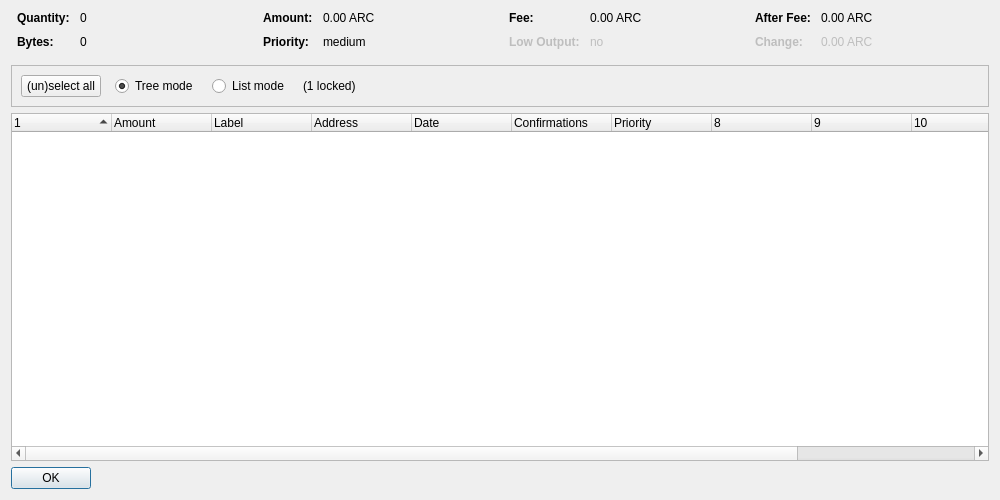
<?xml version="1.0" encoding="UTF-8"?>
<ui version="4.0">
 <class>CoinControlDialog</class>
 <widget class="QDialog" name="CoinControlDialog">
  <property name="geometry">
   <rect>
    <x>0</x>
    <y>0</y>
    <width>1000</width>
    <height>500</height>
   </rect>
  </property>
  <property name="windowTitle">
   <string>Coin Control Address Selection</string>
  </property>
  <layout class="QVBoxLayout" name="verticalLayout">
   <item>
    <layout class="QHBoxLayout" name="horizontalLayoutTop" stretch="0,0,0,0">
     <property name="topMargin">
      <number>0</number>
     </property>
     <property name="bottomMargin">
      <number>10</number>
     </property>
     <item>
      <layout class="QFormLayout" name="formLayoutCoinControl1">
       <property name="horizontalSpacing">
        <number>10</number>
       </property>
       <property name="verticalSpacing">
        <number>10</number>
       </property>
       <property name="leftMargin">
        <number>6</number>
       </property>
       <property name="rightMargin">
        <number>6</number>
       </property>
       <item row="0" column="0">
        <widget class="QLabel" name="labelCoinControlQuantityText">
         <property name="font">
          <font>
           <weight>75</weight>
           <bold>true</bold>
          </font>
         </property>
         <property name="text">
          <string>Quantity:</string>
         </property>
        </widget>
       </item>
       <item row="0" column="1">
        <widget class="QLabel" name="labelCoinControlQuantity">
         <property name="cursor">
          <cursorShape>IBeamCursor</cursorShape>
         </property>
         <property name="contextMenuPolicy">
          <enum>Qt::ActionsContextMenu</enum>
         </property>
         <property name="text">
          <string notr="true">0</string>
         </property>
         <property name="textInteractionFlags">
          <set>Qt::LinksAccessibleByMouse|Qt::TextSelectableByKeyboard|Qt::TextSelectableByMouse</set>
         </property>
        </widget>
       </item>
       <item row="1" column="0">
        <widget class="QLabel" name="labelCoinControlBytesText">
         <property name="font">
          <font>
           <weight>75</weight>
           <bold>true</bold>
          </font>
         </property>
         <property name="text">
          <string>Bytes:</string>
         </property>
        </widget>
       </item>
       <item row="1" column="1">
        <widget class="QLabel" name="labelCoinControlBytes">
         <property name="cursor">
          <cursorShape>IBeamCursor</cursorShape>
         </property>
         <property name="contextMenuPolicy">
          <enum>Qt::ActionsContextMenu</enum>
         </property>
         <property name="text">
          <string notr="true">0</string>
         </property>
         <property name="textInteractionFlags">
          <set>Qt::LinksAccessibleByMouse|Qt::TextSelectableByKeyboard|Qt::TextSelectableByMouse</set>
         </property>
        </widget>
       </item>
      </layout>
     </item>
     <item>
      <layout class="QFormLayout" name="formLayoutCoinControl2">
       <property name="horizontalSpacing">
        <number>10</number>
       </property>
       <property name="verticalSpacing">
        <number>10</number>
       </property>
       <property name="leftMargin">
        <number>6</number>
       </property>
       <property name="rightMargin">
        <number>6</number>
       </property>
       <item row="0" column="0">
        <widget class="QLabel" name="labelCoinControlAmountText">
         <property name="font">
          <font>
           <weight>75</weight>
           <bold>true</bold>
          </font>
         </property>
         <property name="text">
          <string>Amount:</string>
         </property>
        </widget>
       </item>
       <item row="0" column="1">
        <widget class="QLabel" name="labelCoinControlAmount">
         <property name="cursor">
          <cursorShape>IBeamCursor</cursorShape>
         </property>
         <property name="contextMenuPolicy">
          <enum>Qt::ActionsContextMenu</enum>
         </property>
         <property name="text">
          <string notr="true">0.00 ARC</string>
         </property>
         <property name="textInteractionFlags">
          <set>Qt::LinksAccessibleByMouse|Qt::TextSelectableByKeyboard|Qt::TextSelectableByMouse</set>
         </property>
        </widget>
       </item>
       <item row="1" column="0">
        <widget class="QLabel" name="labelCoinControlPriorityText">
         <property name="font">
          <font>
           <weight>75</weight>
           <bold>true</bold>
          </font>
         </property>
         <property name="text">
          <string>Priority:</string>
         </property>
        </widget>
       </item>
       <item row="1" column="1">
        <widget class="QLabel" name="labelCoinControlPriority">
         <property name="cursor">
          <cursorShape>IBeamCursor</cursorShape>
         </property>
         <property name="contextMenuPolicy">
          <enum>Qt::ActionsContextMenu</enum>
         </property>
         <property name="text">
          <string notr="true">medium</string>
         </property>
         <property name="textInteractionFlags">
          <set>Qt::LinksAccessibleByMouse|Qt::TextSelectableByKeyboard|Qt::TextSelectableByMouse</set>
         </property>
        </widget>
       </item>
      </layout>
     </item>
     <item>
      <layout class="QFormLayout" name="formLayoutCoinControl3">
       <property name="horizontalSpacing">
        <number>10</number>
       </property>
       <property name="verticalSpacing">
        <number>10</number>
       </property>
       <property name="leftMargin">
        <number>6</number>
       </property>
       <property name="rightMargin">
        <number>6</number>
       </property>
       <item row="0" column="0">
        <widget class="QLabel" name="labelCoinControlFeeText">
         <property name="font">
          <font>
           <weight>75</weight>
           <bold>true</bold>
          </font>
         </property>
         <property name="text">
          <string>Fee:</string>
         </property>
        </widget>
       </item>
       <item row="0" column="1">
        <widget class="QLabel" name="labelCoinControlFee">
         <property name="cursor">
          <cursorShape>IBeamCursor</cursorShape>
         </property>
         <property name="contextMenuPolicy">
          <enum>Qt::ActionsContextMenu</enum>
         </property>
         <property name="text">
          <string notr="true">0.00 ARC</string>
         </property>
         <property name="textInteractionFlags">
          <set>Qt::LinksAccessibleByMouse|Qt::TextSelectableByKeyboard|Qt::TextSelectableByMouse</set>
         </property>
        </widget>
       </item>
       <item row="1" column="0">
        <widget class="QLabel" name="labelCoinControlLowOutputText">
         <property name="enabled">
          <bool>false</bool>
         </property>
         <property name="font">
          <font>
           <weight>75</weight>
           <bold>true</bold>
          </font>
         </property>
         <property name="text">
          <string>Low Output:</string>
         </property>
        </widget>
       </item>
       <item row="1" column="1">
        <widget class="QLabel" name="labelCoinControlLowOutput">
         <property name="enabled">
          <bool>false</bool>
         </property>
         <property name="cursor">
          <cursorShape>IBeamCursor</cursorShape>
         </property>
         <property name="contextMenuPolicy">
          <enum>Qt::ActionsContextMenu</enum>
         </property>
         <property name="text">
          <string notr="true">no</string>
         </property>
         <property name="textInteractionFlags">
          <set>Qt::LinksAccessibleByMouse|Qt::TextSelectableByKeyboard|Qt::TextSelectableByMouse</set>
         </property>
        </widget>
       </item>
      </layout>
     </item>
     <item>
      <layout class="QFormLayout" name="formLayoutCoinControl4">
       <property name="horizontalSpacing">
        <number>10</number>
       </property>
       <property name="verticalSpacing">
        <number>10</number>
       </property>
       <property name="leftMargin">
        <number>6</number>
       </property>
       <property name="rightMargin">
        <number>6</number>
       </property>
       <item row="0" column="0">
        <widget class="QLabel" name="labelCoinControlAfterFeeText">
         <property name="font">
          <font>
           <weight>75</weight>
           <bold>true</bold>
          </font>
         </property>
         <property name="text">
          <string>After Fee:</string>
         </property>
        </widget>
       </item>
       <item row="0" column="1">
        <widget class="QLabel" name="labelCoinControlAfterFee">
         <property name="cursor">
          <cursorShape>IBeamCursor</cursorShape>
         </property>
         <property name="contextMenuPolicy">
          <enum>Qt::ActionsContextMenu</enum>
         </property>
         <property name="text">
          <string notr="true">0.00 ARC</string>
         </property>
         <property name="textInteractionFlags">
          <set>Qt::LinksAccessibleByMouse|Qt::TextSelectableByKeyboard|Qt::TextSelectableByMouse</set>
         </property>
        </widget>
       </item>
       <item row="1" column="0">
        <widget class="QLabel" name="labelCoinControlChangeText">
         <property name="enabled">
          <bool>false</bool>
         </property>
         <property name="font">
          <font>
           <weight>75</weight>
           <bold>true</bold>
          </font>
         </property>
         <property name="text">
          <string>Change:</string>
         </property>
        </widget>
       </item>
       <item row="1" column="1">
        <widget class="QLabel" name="labelCoinControlChange">
         <property name="enabled">
          <bool>false</bool>
         </property>
         <property name="cursor">
          <cursorShape>IBeamCursor</cursorShape>
         </property>
         <property name="contextMenuPolicy">
          <enum>Qt::ActionsContextMenu</enum>
         </property>
         <property name="text">
          <string notr="true">0.00 ARC</string>
         </property>
         <property name="textInteractionFlags">
          <set>Qt::LinksAccessibleByMouse|Qt::TextSelectableByKeyboard|Qt::TextSelectableByMouse</set>
         </property>
        </widget>
       </item>
      </layout>
     </item>
    </layout>
   </item>
   <item>
    <widget class="QFrame" name="frame">
     <property name="minimumSize">
      <size>
       <width>0</width>
       <height>40</height>
      </size>
     </property>
     <property name="frameShape">
      <enum>QFrame::StyledPanel</enum>
     </property>
     <property name="frameShadow">
      <enum>QFrame::Sunken</enum>
     </property>
     <layout class="QHBoxLayout" name="horizontalLayout">
      <item>
       <layout class="QHBoxLayout" name="horizontalLayoutPanel" stretch="0,0,0,0,0">
        <property name="spacing">
         <number>14</number>
        </property>
        <item>
         <widget class="QPushButton" name="pushButtonSelectAll">
          <property name="sizePolicy">
           <sizepolicy hsizetype="Maximum" vsizetype="Fixed">
            <horstretch>0</horstretch>
            <verstretch>0</verstretch>
           </sizepolicy>
          </property>
          <property name="text">
           <string>(un)select all</string>
          </property>
         </widget>
        </item>
        <item>
         <widget class="QRadioButton" name="radioTreeMode">
          <property name="sizePolicy">
           <sizepolicy hsizetype="Maximum" vsizetype="Fixed">
            <horstretch>0</horstretch>
            <verstretch>0</verstretch>
           </sizepolicy>
          </property>
          <property name="text">
           <string>Tree mode</string>
          </property>
          <property name="checked">
           <bool>true</bool>
          </property>
         </widget>
        </item>
        <item>
         <widget class="QRadioButton" name="radioListMode">
          <property name="sizePolicy">
           <sizepolicy hsizetype="Maximum" vsizetype="Fixed">
            <horstretch>0</horstretch>
            <verstretch>0</verstretch>
           </sizepolicy>
          </property>
          <property name="text">
           <string>List mode</string>
          </property>
         </widget>
        </item>
        <item>
         <widget class="QLabel" name="labelLocked">
          <property name="text">
           <string notr="true">(1 locked)</string>
          </property>
         </widget>
        </item>
        <item>
         <spacer name="horizontalSpacer">
          <property name="orientation">
           <enum>Qt::Horizontal</enum>
          </property>
          <property name="sizeHint" stdset="0">
           <size>
            <width>40</width>
            <height>20</height>
           </size>
          </property>
         </spacer>
        </item>
       </layout>
      </item>
     </layout>
    </widget>
   </item>
   <item>
    <widget class="CoinControlTreeWidget" name="treeWidget">
     <property name="contextMenuPolicy">
      <enum>Qt::CustomContextMenu</enum>
     </property>
     <property name="sortingEnabled">
      <bool>false</bool>
     </property>
     <property name="columnCount">
      <number>12</number>
     </property>
     <attribute name="headerShowSortIndicator" stdset="0">
      <bool>true</bool>
     </attribute>
     <attribute name="headerStretchLastSection">
      <bool>false</bool>
     </attribute>
     <column>
      <property name="text">
       <string/>
      </property>
     </column>
     <column>
      <property name="text">
       <string>Amount</string>
      </property>
     </column>
     <column>
      <property name="text">
       <string notr="true">Label</string>
      </property>
     </column>
     <column>
      <property name="text">
       <string>Address</string>
      </property>
     </column>
     <column>
      <property name="text">
       <string>Date</string>
      </property>
     </column>
     <column>
      <property name="text">
       <string>Confirmations</string>
      </property>
      <property name="toolTip">
       <string>Confirmed</string>
      </property>
     </column>
     <column>
      <property name="text">
       <string>Priority</string>
      </property>
     </column>
     <column>
      <property name="text">
       <string/>
      </property>
     </column>
     <column>
      <property name="text">
       <string/>
      </property>
     </column>
     <column>
      <property name="text">
       <string/>
      </property>
     </column>
     <column>
      <property name="text">
       <string/>
      </property>
     </column>
     <column>
      <property name="text">
       <string/>
      </property>
     </column>
    </widget>
   </item>
   <item>
    <widget class="QDialogButtonBox" name="buttonBox">
     <property name="sizePolicy">
      <sizepolicy hsizetype="Maximum" vsizetype="Fixed">
       <horstretch>0</horstretch>
       <verstretch>0</verstretch>
      </sizepolicy>
     </property>
     <property name="orientation">
      <enum>Qt::Horizontal</enum>
     </property>
     <property name="standardButtons">
      <set>QDialogButtonBox::Ok</set>
     </property>
    </widget>
   </item>
  </layout>
 </widget>
 <customwidgets>
  <customwidget>
   <class>CoinControlTreeWidget</class>
   <extends>QTreeWidget</extends>
   <header>coincontroltreewidget.h</header>
  </customwidget>
 </customwidgets>
 <resources/>
 <connections/>
</ui>
